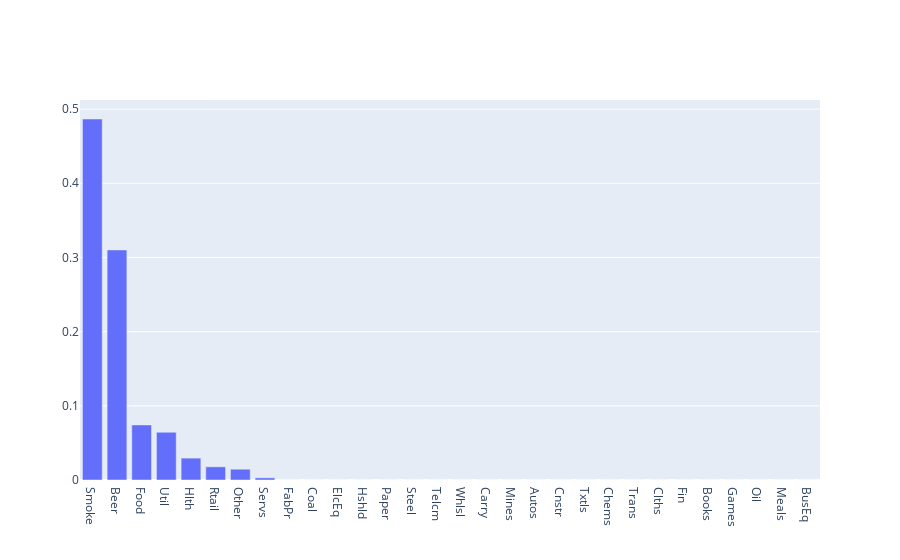

Notebook code for this chart:
### Markdown cell above
STYLE MATCHING PLOT USING QUADRATIC OPTIMIZER - MORE ACCURATE

### Code cell
plot_style(weights)

### Figure 1 — Plotly figure (JSON) as saved in the notebook; plotly's stock layout.template omitted (floating-point values rounded to 4 significant figures)
{"data": [{"type": "bar", "x": ["Smoke", "Beer", "Food", "Util", "Hlth", "Rtail", "Other", "Servs", "FabPr", "Coal", "ElcEq", "Hshld", "Paper", "Steel", "Telcm", "Whlsl", "Carry", "Mines", "Autos", "Cnstr", "Txtls", "Chems", "Trans", "Clths", "Fin", "Books", "Games", "Oil", "Meals", "BusEq"], "y": [0.4866, 0.3101, 0.07423, 0.06431, 0.02951, 0.01778, 0.01454, 0.002907, 7.345e-17, 7.219e-17, 4.121e-17, 3.145e-17, 2.629e-17, 2.355e-17, 2.279e-17, 2.006e-17, 1.327e-17, 1.111e-17, 4.701e-18, 0.0, 0.0, 0.0, 0.0, 0.0, 0.0, 0.0, 0.0, 0.0, 0.0, 0.0]}], "layout": {}}
